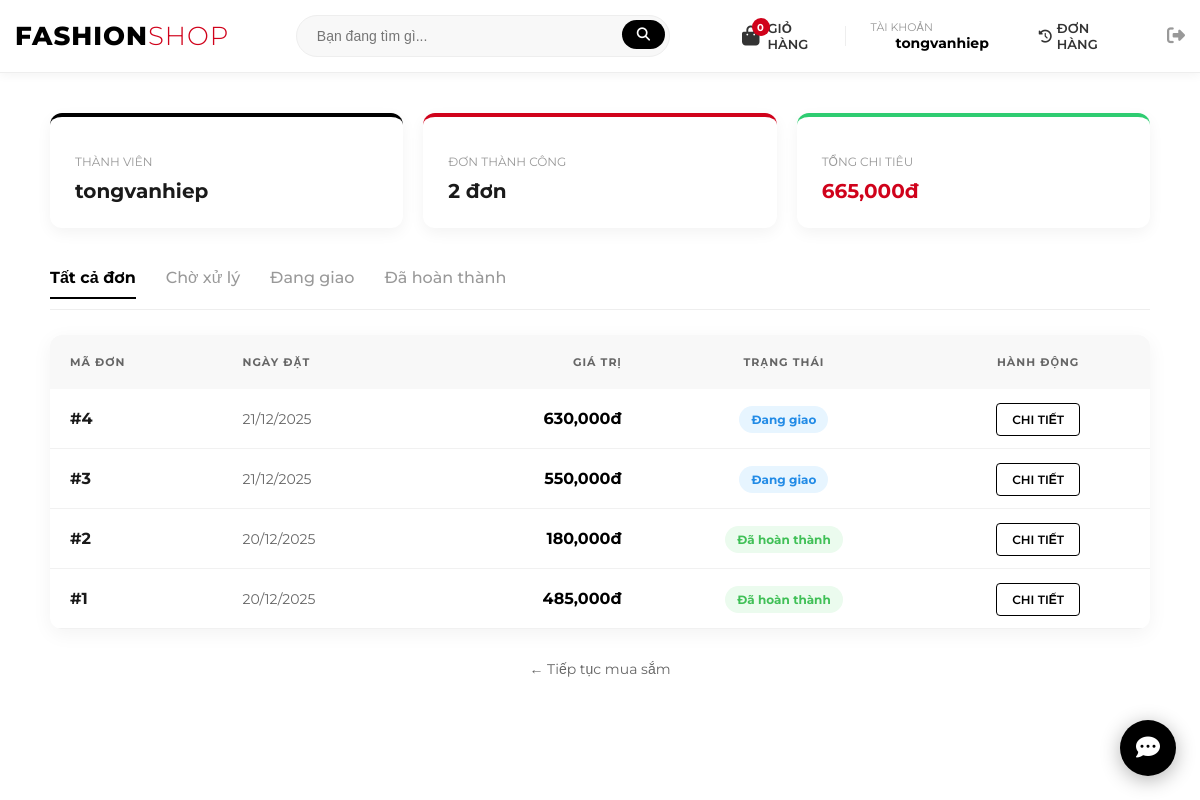
Screenshot of /profile.php (signed in) with the database file from the repository.
### tables this page shows
CREATE TABLE `orders` (
  `id` int(11) NOT NULL,
  `user_id` int(11) DEFAULT NULL,
  `total_price` decimal(10,2) DEFAULT NULL,
  `status` varchar(50) DEFAULT 'Pending',
  `created_at` timestamp NOT NULL DEFAULT current_timestamp()
);

### public/profile.php (the view, shortened to what this page needs)
<?php
require_once __DIR__ . '/../src/bootstrap.php';
$user_id = $_SESSION['user_id'];
$status_filter = $_GET['status'] ?? 'all';
$sql = "SELECT * FROM orders WHERE user_id = ?";
$params = [$user_id];
$sql .= " ORDER BY created_at DESC";
$stmt = $pdo->prepare($sql);
$stmt->execute($params);
$my_orders = $stmt->fetchAll();
$stmt_stat = $pdo->prepare("SELECT SUM(total_price) as total_spent, COUNT(*) as completed_count
                            FROM orders WHERE user_id = ? AND status = 'Đã hoàn thành'");
$stmt_stat->execute([$user_id]);
$stat = $stmt_stat->fetch();
include __DIR__ . '/../templates/partials/header.php';
?>
<div class="container" style="max-width: 1100px; margin: 40px auto; padding: 0 15px; font-family: 'Montserrat', sans-serif;">
    <div style="display: grid; grid-template-columns: 1fr 1fr 1fr; gap: 20px; margin-bottom: 40px;">
        <div style="background: #fff; padding: 25px; border-radius: 12px; box-shadow: 0 5px 15px rgba(0,0,0,0.05); border-top: 4px solid #000;">
            <p style="color: #999; font-size: 12px; text-transform: uppercase; margin-bottom: 10px;">Thành viên</p>
            <h3 style="margin: 0; font-size: 20px;"><?= htmlspecialchars($_SESSION['username']) ?></h3>
        </div>
        <div style="background: #fff; padding: 25px; border-radius: 12px; box-shadow: 0 5px 15px rgba(0,0,0,0.05); border-top: 4px solid #d0021b;">
            <p style="color: #999; font-size: 12px; text-transform: uppercase; margin-bottom: 10px;">Đơn thành công</p>
            <h3 style="margin: 0; font-size: 20px;"><?= $stat['completed_count'] ?? 0 ?> đơn</h3>
        </div>
        <div style="background: #fff; padding: 25px; border-radius: 12px; box-shadow: 0 5px 15px rgba(0,0,0,0.05); border-top: 4px solid #2ecc71;">
            <p style="color: #999; font-size: 12px; text-transform: uppercase; margin-bottom: 10px;">Tổng chi tiêu</p>
            <h3 style="margin: 0; font-size: 20px; color: #d0021b;"><?= number_format($stat['total_spent'] ?? 0) ?>đ</h3>
        </div>
    </div>
    <div style="display: flex; gap: 30px; border-bottom: 1px solid #eee; margin-bottom: 25px; padding-bottom: 10px;">
        <?php
        $tabs = [
            'all' => 'Tất cả đơn',
            'Chờ xử lý' => 'Chờ xử lý',
            'Đang giao' => 'Đang giao',
            'Đã hoàn thành' => 'Đã hoàn thành'
        ];
        foreach ($tabs as $key => $label):
            $isActive = ($status_filter === $key);
        ?>
            <a href="profile.php?status=<?= urlencode($key) ?>"
               style="text-decoration: none;
                      color: <?= $isActive ? '#000' : '#999' ?>;
                      font-weight: <?= $isActive ? '700' : '500' ?>;
                      border-bottom: <?= $isActive ? '2px solid #000' : 'none' ?>;
                      padding-bottom: 10px;
                      transition: 0.3s;">
                <?= $label ?>
            </a>
        <?php endforeach; ?>
    </div>
    <div style="background: #fff; border-radius: 12px; overflow: hidden; box-shadow: 0 5px 20px rgba(0,0,0,0.05);">
        <table style="width: 100%; border-collapse: collapse;">
            <thead>
                <tr style="background: #f8f8f8; color: #666; font-size: 11px; text-transform: uppercase; letter-spacing: 1px;">
                    <th style="padding: 20px; text-align: left;">Mã đơn</th>
                    <th style="padding: 20px; text-align: left;">Ngày đặt</th>
                    <th style="padding: 20px; text-align: right;">Giá trị</th>
                    <th style="padding: 20px; text-align: center;">Trạng thái</th>
                    <th style="padding: 20px; text-align: center;">Hành động</th>
                </tr>
            </thead>
            <tbody>
                <?php if (count($my_orders) > 0): ?>
                    <?php foreach ($my_orders as $o): ?>
                    <tr style="border-bottom: 1px solid #f1f1f1;">
                        <td style="padding: 20px; font-weight: 700;">#<?= $o['id'] ?></td>
                        <td style="padding: 20px; color: #666; font-size: 14px;"><?= date('d/m/Y', strtotime($o['created_at'])) ?></td>
                        <td style="padding: 20px; text-align: right; font-weight: 700; color: #000;"><?= number_format($o['total_price']) ?>đ</td>
                        <td style="padding: 20px; text-align: center;">
                            <?php
                                $bg = "#eee"; $cl = "#777";
                                if($o['status'] == 'Chờ xử lý') { $bg = "#fff9db"; $cl = "#f59f00"; }
                                elseif($o['status'] == 'Đang giao') { $bg = "#e7f5ff"; $cl = "#228be6"; }
                                elseif($o['status'] == 'Đã hoàn thành') { $bg = "#ebfbee"; $cl = "#40c057"; }
                            ?>
                            <span style="background: <?= $bg ?>; color: <?= $cl ?>; padding: 6px 12px; border-radius: 20px; font-size: 12px; font-weight: 700;">
                                <?= $o['status'] ?>
                            </span>
                        </td>
                        <td style="padding: 20px; text-align: center;">
                            <a href="order_details.php?id=<?= $o['id'] ?>" style="text-decoration: none; border: 1px solid #000; color: #000; padding: 8px 15px; border-radius: 4px; font-size: 12px; font-weight: 600;">
                                CHI TIẾT
                            </a>
                        </td>
                    </tr>
                    <?php endforeach; ?>
                <?php endif; ?>
            </tbody>
        </table>
    </div>
    <div style="margin-top: 30px; text-align: center;">
        <a href="index.php" style="color: #666; text-decoration: none; font-size: 14px;">← Tiếp tục mua sắm</a>
    </div>
</div>
<?php include __DIR__ . '/../templates/partials/footer.php'; ?>

### public/assets/css/style.css (style rules this page uses)
:root { --main-color: #1a1a1a; --accent-color: #ff4757; --text-muted: #777; --border-color: #eee; }
body { font-family: 'Montserrat', sans-serif; color: var(--main-color); background-color: #fff; margin: 0; }

### templates/partials/header.php (style rules this page uses)
body { font-family: 'Montserrat', sans-serif; }

### rows the page displays
orders: id "4", created_at "21/12/2025", total_price "630,000", status "Đang giao"
orders: id "3", created_at "21/12/2025", total_price "550,000", status "Đang giao"
orders: id "2", created_at "20/12/2025", total_price "180,000", status "Đã hoàn thành"
orders: id "1", created_at "20/12/2025", total_price "485,000", status "Đã hoàn thành"

### other values shown
$total_items "0"
$_SESSION['username'] "tongvanhiep"
$stat['completed_count'] "2"
$stat['total_spent'] "665,000"
$label "Tất cả đơn"
$label "Chờ xử lý"
$label "Đang giao"
$label "Đã hoàn thành"
